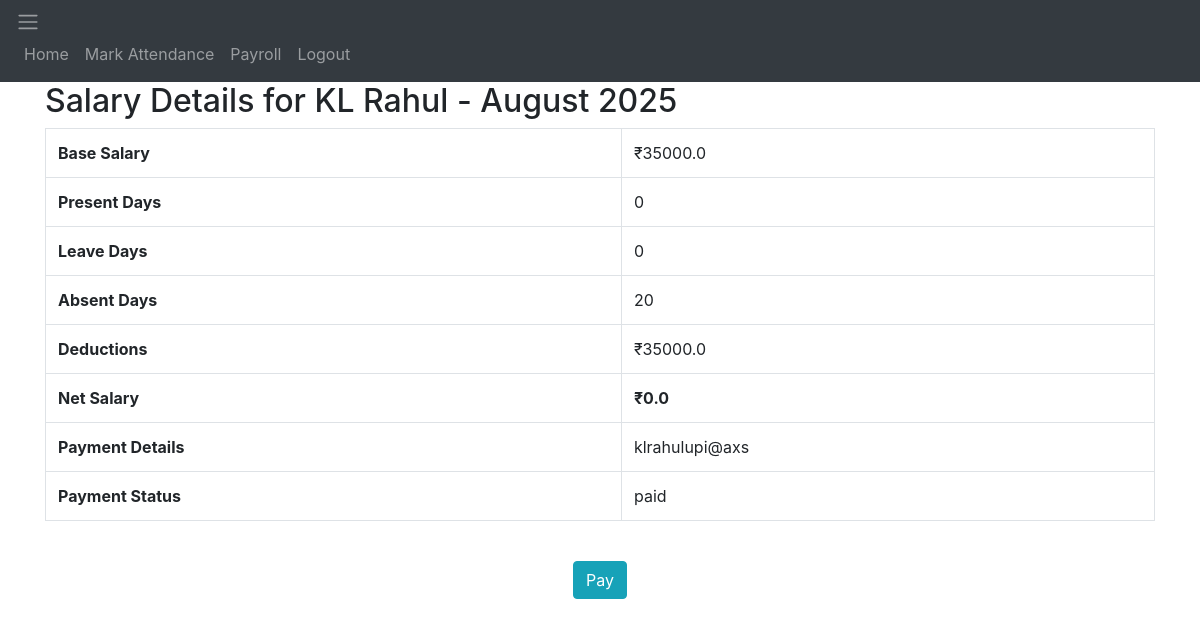
The page /view_salary/2 (signed in) on the database its author committed.
### website/models2.py (models this page shows)
class Employee(db2.Model):
    emp_id = db2.Column(db2.Integer, primary_key=True, autoincrement=True)
    emp_name = db2.Column(db2.String(150))
    position = db2.Column(db2.String(100))
    phonenumber = db2.Column(db2.String(15))
    payment_details = db2.Column(db2.String(150))
    join_date = db2.Column(db2.Date, default=datetime.utcnow)
    base_salary = db2.Column(db2.Float)  # Monthly base salary
    b_id = db2.Column(db2.Integer, db2.ForeignKey('business.b_id'))
    business = db2.relationship("Business", back_populates="employees")
    emp_attendance = db2.relationship('EmployeeAttendance', back_populates="employee", cascade="all, delete-orphan")
    salary_info = db2.relationship('Salary', back_populates="employee", cascade="all, delete-orphan")

class Salary(db2.Model):
    id = db2.Column(db2.Integer, primary_key=True)
    emp_id = db2.Column(db2.Integer, db2.ForeignKey('employee.emp_id'))
    month = db2.Column(db2.Integer)  # 1-12
    year = db2.Column(db2.Integer)
    base_salary = db2.Column(db2.Float)
    deductions = db2.Column(db2.Float, default=0)
    bonuses = db2.Column(db2.Float, default=0)
    net_salary = db2.Column(db2.Float)
    payment_status = db2.Column(db2.String(20), default='pending')  # 'pending', 'paid'
    payment_date = db2.Column(db2.Date, nullable=True)
    payment_details = db2.Column(db2.String(150))
    employee = db2.relationship('Employee', back_populates="salary_info")

### website/views.py (the view)
@views.route('/view_salary/<int:id>', methods=['GET'])
@login_required
def view_salary(id):
    salary_record = Salary.query.get(id)
    if not salary_record:
        flash(f"Salary record not found.", category='error')
        return render_template("view_salary.html", user=current_user, salary=None)
    employee = Employee.query.get(salary_record.emp_id)
    if not employee:
        flash(f"Employee with ID {salary_record.emp_id} not found.", category='error')
        return render_template("view_salary.html", user=current_user, salary=None)
    month = salary_record.month
    year = salary_record.year
    start_date = date(year, month, 1)
    end_date = date(year + (month // 12), (month % 12) + 1, 1)
    attendance_records = EmployeeAttendance.query.filter(
        EmployeeAttendance.emp_id == employee.emp_id,
        EmployeeAttendance.date >= start_date,
        EmployeeAttendance.date < end_date
    ).all()
    holidays = Holiday.query.filter(
        Holiday.b_id == employee.b_id,
        Holiday.date >= start_date,
        Holiday.date < end_date
    ).all()
    holiday_dates = {h.date for h in holidays}
    attendance_map = {a.date: a.status for a in attendance_records}
    data = []
    for day in pd.date_range(start_date, end_date - pd.Timedelta(days=1)):
        current_date = day.date()
        if current_date.weekday() >= 5:
            status = 'weekend'
        elif current_date in holiday_dates:
            status = 'holiday'
        else:
            status = attendance_map.get(current_date, 'absent')
        data.append({'date': current_date, 'status': status})
    df = pd.DataFrame(data)
    working_days = df[~df['status'].isin(['weekend', 'holiday'])].shape[0]
    present_days = df[df['status'] == 'present'].shape[0]
    leave_days = df[df['status'] == 'leave'].shape[0]
    absent_days = working_days - present_days - leave_days
    def generate_upi_link(upi_id, amount, name, note):
        return f"upi://pay?pa={upi_id}&pn={name}&am={amount}&tn={note}"
    payment_link = generate_upi_link(employee.payment_details,salary_record.net_salary,employee.emp_name,"Salary")
    return render_template("view_salary.html",
        user=current_user,
        emp_name=employee.emp_name,
        month=calendar.month_name[month],
        year=year,
        base_salary=salary_record.base_salary,
        present_days=present_days,
        leave_days=leave_days,
        absent_days=absent_days,
        deductions=salary_record.deductions,
        net_salary=salary_record.net_salary,
        payment_details = employee.payment_details,
        payment_status=salary_record.payment_status,
        pay = payment_link
    )

### website/__init__.py (called while the page is built)
def create_app():
    app = Flask(__name__)
    app.config['SECRET_KEY']='secret_key_2001'
    app.config['SQLALCHEMY_DATABASE_URI']=f'sqlite:///{DB_NAME2}'
    db2.init_app(app)
    from .views import views
    from .auth import auth
    app.register_blueprint(views,url_prefix='/')
    app.register_blueprint(auth,url_prefix ='/')
    from website.models2 import Business
    create_database(app)
    login_manager = LoginManager()
    login_manager.login_view= 'auth.login'
    login_manager.init_app(app)
    @login_manager.user_loader
    def load_user(id):
        return Business.query.get(int(id))
    return app

### website/templates/view_salary.html (shortened to what this page needs)
{% extends "base.html" %}
{% block content %}
<h2>Salary Details for {{ emp_name }} - {{ month }} {{ year }}</h2>
<table class="table table-bordered">
    <tr><th>Base Salary</th><td>₹{{ base_salary }}</td></tr>
    <tr><th>Present Days</th><td>{{ present_days }}</td></tr>
    <tr><th>Leave Days</th><td>{{ leave_days }}</td></tr>
    <tr><th>Absent Days</th><td>{{ absent_days }}</td></tr>
    <tr><th>Deductions</th><td>₹{{ deductions }}</td></tr>
    <tr><th>Net Salary</th><td><strong>₹{{ net_salary }}</strong></td></tr>
    <tr><th>Payment Details</th><td>{{ payment_details }}</td></tr>
    <tr><th>Payment Status</th><td>{{ payment_status }}</td></tr>
</table>
    <div class="d-flex justify-content-center">
        <a href="{{ pay }}" class="btn btn-info">Pay</a>
    </div>
{% endblock %}

### website/static/css/styles.css (style rules this page uses)
body { background-color: #f8f9fa; }
.table th { border-top: none; }

### rows shown on the page
Employee: emp_name "KL Rahul", payment_details "klrahulupi@axs"
Salary: year "2025", base_salary "35000.0", deductions "35000.0", net_salary "0.0", payment_status "paid"

### other values the page prints
{{ month }} "August"
{{ present_days }} "0"
{{ leave_days }} "0"
{{ absent_days }} "20"
